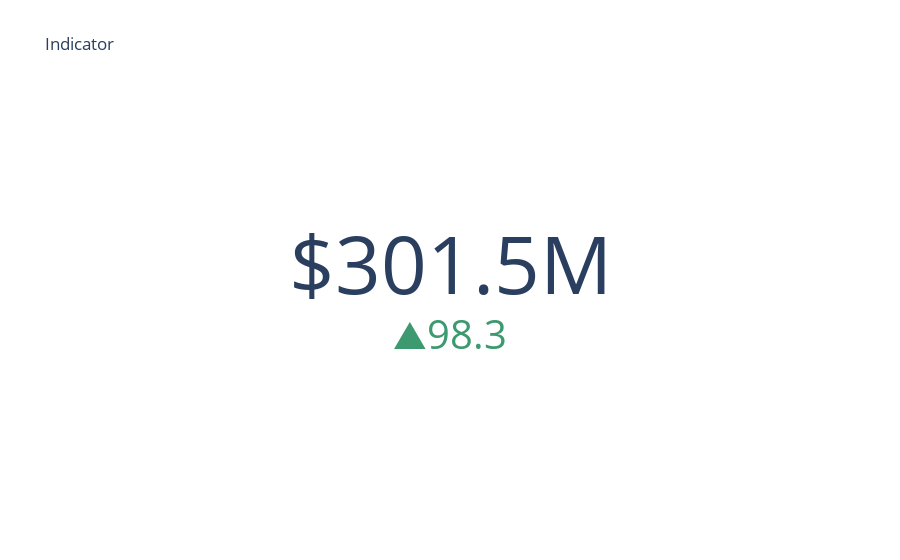

The code cell stored with this chart in its notebook:
### Markdown cell above
# 인디케이터

### Code cell
# 인디케이터 그리기

df["Margin"] = df["Revenue"] - df["Cost"]
df20 = df[df["year"] == 2020]

df_g1 = round(df20[["Revenue", "Margin"]].sum() / 1000000, 2)

values = df_g1["Revenue"]
deltas = df_g1["Revenue"] - df_g1["Margin"]

A = go.Indicator(mode = "number+delta", value = values, 
                 number = dict(prefix = "$", suffix = "M"),             # 앞에 달러 붙여라, 뒤에 M 붙여라 
                 delta = dict(reference = deltas))

data = [A]
layout = go.Layout(title = "Indicator")

fig = go.Figure(data, layout)
fig.show()

### Figure 1 — Plotly figure (JSON) as saved in the notebook; plotly's stock layout.template omitted (floating-point values rounded to 4 significant figures)
{"data": [{"delta": {"reference": 203.2}, "mode": "number+delta", "number": {"prefix": "$", "suffix": "M"}, "type": "indicator", "value": 301.5}], "layout": {"autosize": true, "title": {"text": "Indicator"}}}
